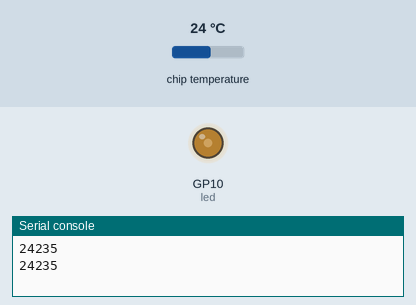
Recording of a program running on a simulated Raspberry Pi Pico running MicroPython. Shown: output pins drawn as LEDs (lit = HIGH), the last lines printed to the serial console. The test bench sets the inputs (shaded band); at power-on: chip temperature 24 °C.

Above: at 1.2 s.
1.3 s: chip temperature set to 1 °C
At 2.3 s:
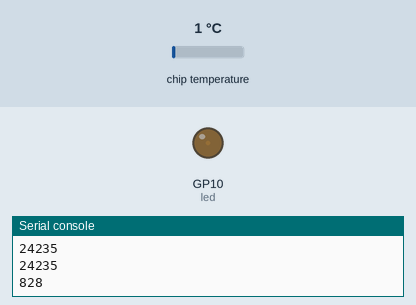
3.5 s: chip temperature set to 34 °C
At 5.1 s:
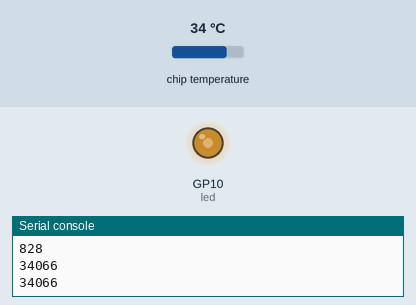
Timing chart, 0 to 6.6 s (numbered marks = the images above; inputs shaded):
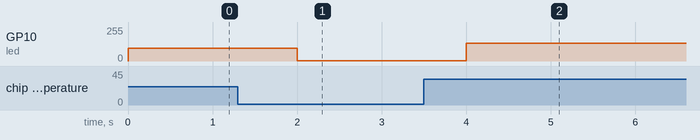

The program:

fading_led_with_pwm.py
```python
import machine
import utime

led = machine.PWM(machine.Pin(10))
led.freq(1000)
temp_sensor = machine.ADC(4)
potenciometer = machine.ADC(26)
conversion_factor = 3.3 / (65535)

while True:
    # voltage = potenciometer.read_u16() * conversion_factor
    reading = temp_sensor.read_u16() * conversion_factor
    temperature = 27 - (reading - 0.706)/0.001721
    led.duty_u16(int(temperature * 1000))
    print(int(temperature * 1000))
    utime.sleep(1)
```

Measured:
- after the input at 1.3 s, GP10 (led): 94/255 → 3/255 after 0.70 s
- after the input at 3.5 s, GP10 (led): 3/255 → 133/255 after 0.50 s
